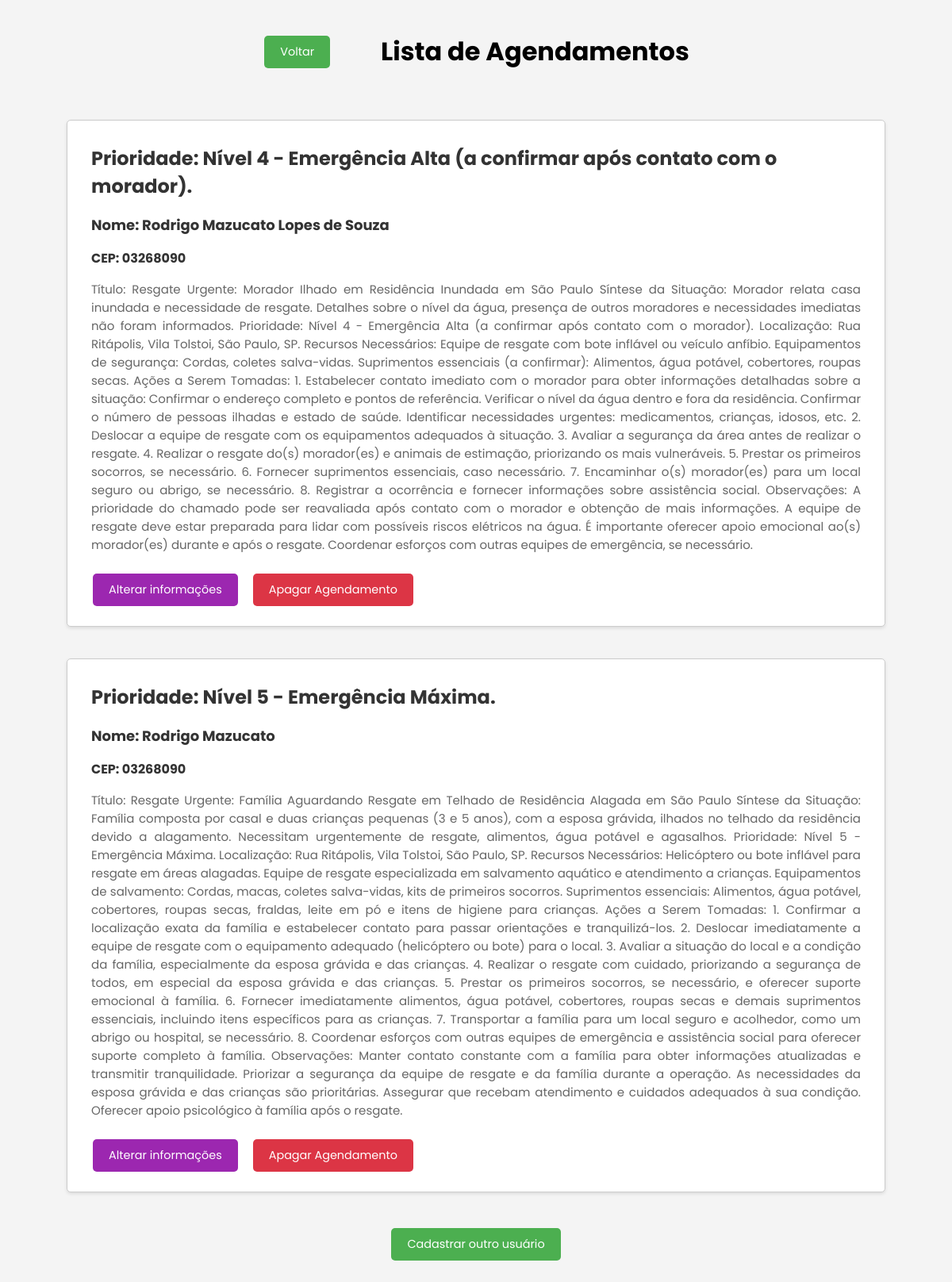
Page /resgates on the committed database.
### model.py (models this page shows, shortened)
class Usuario(db.Model):
  __tablename__ = 'User'
  id = db.Column(db.Integer, primary_key=True, autoincrement=True)
  nome = db.Column(db.String(50))
  cep = db.Column(db.String(9))
  prompt = db.Column(db.String)
  saida = db.Column(db.String)
  prioridade = db.Column(db.String(1))

### app.py (the view)
@app.get('/resgates')
def resgates_get():
  usuarios = Usuario.query.all()
  return render_template('resgates.html', usuarios = usuarios)

### templates/resgates.html (shortened to what this page needs)
<!DOCTYPE html>
<html lang="pt-BR">
<head>
  <link rel="stylesheet" href="{{ url_for('static', filename='resgates.css') }}" />
</head>
<body>
  <div class="wrapper">
    <div style="display: flex; justify-content: center; align-items: center;;"> <a href="/cadastro"><button style="margin-right: 4rem;">Voltar</button></a>
      <h1 style="text-align: center">Lista de Agendamentos</h1>
    </div>
    {% if usuarios | length == 0 %}
    <div class="nenhum">Nenhum resgate encontrado!</div>
    {% else %} {% for usuario in usuarios %}
    <div class="agendamento">
      <h2 class="prioridade">Prioridade: {{ usuario.prioridade }}</h2>
      <h3 class="prioridade" style="font-size: 18px">
        Nome: {{usuario.nome}}
      </h3>
      <h3 class="prioridade" style="font-size: 16px">CEP: {{usuario.cep}}</h3>
      <p class="detalhes">{{ usuario.saida | safe }}</p>
      <div class="botoes">
        <a href="/perfil/{{usuario.id}}"><button style="background-color: #9c27b0">
            Alterar informações
          </button></a>
        <button class="botao-apagar">
          <a href="/deletar/{{usuario.id}}">Apagar Agendamento</a>
        </button>
      </div>
    </div>
    {% endfor %} {% endif %}
    <div class="cadastro">
      <a href="/cadastro"><button>Cadastrar outro usuário</button></a>
    </div>
  </div>
</body>
</html>

### static/resgates.css (style rules this page uses)
body { background-color: #f4f4f4; margin: 0; padding: 20px; }
* { font-family: Poppins; }
h2 { margin-top: 10px; }
.wrapper { padding-left: 4rem; padding-right: 4rem; }
.agendamento { background-color: #fff; border: 1px solid #ccc; border-radius: 5px; box-shadow: 0 2px 4px rgba(0, 0, 0, 0.1); margin-top: 40px; padding: 20px 30px; }
.prioridade { color: #333; font-size: 24px; margin-bottom: 10px; }
.detalhes { color: #666; font-size: 15px; margin-bottom: 20px; text-align: justify; }
.botao-apagar { background-color: #dc3545; border: none; border-radius: 5px; color: white; cursor: pointer; text-decoration: none; }
a { color: inherit; text-decoration: none; }
button { background-color: #4caf50; border: none; border-radius: 5px; color: white; cursor: pointer; display: inline-block; font-size: 0.9em; margin: 5px 2px; padding: 10px 20px; text-align: center; text-align: center; text-decoration: none; }
button a { color: white; text-decoration: none; }
.cadastro { display: flex; justify-content: center; margin: 40px 0 10px; }
.botoes { display: flex; gap: 15px; }

### rows in the picture
Usuario: prioridade "Nível 4 - Emergência Alta (a confirmar após contato com o morador).", nome "Rodrigo Mazucato Lopes de Souza", cep "03268090", saida "Título: Resgate Urgente: Morador Ilhado em Residência Inundada em São Paulo Síntese da Situação: Morador relata casa inundada e necessidade de resgate. Detalhes sobre o nível da água, presença de outros moradores e necessidades imediatas não foram informados. Prioridade: Nível 4 - Emergência Alta (a confirmar após contato com o morador). Localização: Rua Ritápolis, Vila Tolstoi, São Paulo, SP. Recursos Necessários: Equipe de resgate com bote inflável ou veículo anfíbio. Equipamentos de segurança: Cordas, coletes salva-vidas. Suprimentos essenciais (a confirmar): Alimentos, água potável, cobertores, roupas secas. Ações a Serem Tomadas: 1. Estabelecer contato imediato com o morador para obter…"
Usuario: prioridade "Nível 5 - Emergência Máxima.", nome "Rodrigo Mazucato", cep "03268090", saida "Título: Resgate Urgente: Família Aguardando Resgate em Telhado de Residência Alagada em São Paulo Síntese da Situação: Família composta por casal e duas crianças pequenas (3 e 5 anos), com a esposa grávida, ilhados no telhado da residência devido a alagamento. Necessitam urgentemente de resgate, alimentos, água potável e agasalhos. Prioridade: Nível 5 - Emergência Máxima. Localização: Rua Ritápolis, Vila Tolstoi, São Paulo, SP. Recursos Necessários: Helicóptero ou bote inflável para resgate em áreas alagadas. Equipe de resgate especializada em salvamento aquático e atendimento a crianças. Equipamentos de salvamento: Cordas, macas, coletes salva-vidas, kits de primeiros socorros. Suprimentos…"
